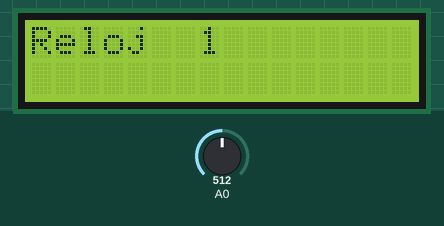
Bench run of a sketch on a simulated Arduino Uno, built with avr-gcc and run on an emulated ATmega328P. Shown: 16×2 character LCD. The test bench sets the inputs (shaded band); at power-on: A0 = 512.

Above: at 1.2 s.
1.3 s: A0 set to 542
3.5 s: A0 set to 565
At 5.6 s:
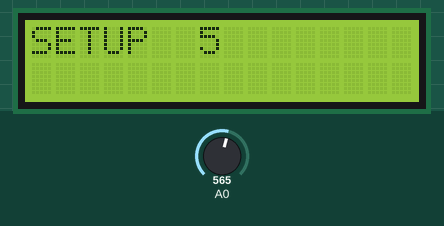
6.5 s: A0 set to 370
At 6.65 s:
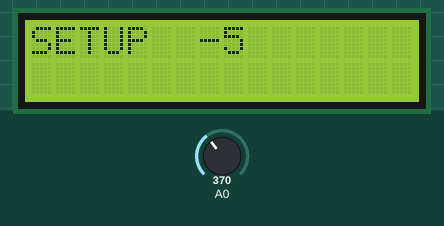

Measured:
- the behaviour switches between 554 and 555 on A0 (found by bisection; images 0 and 1)
- after the input at 3.5 s, the display: first changes at once (image 1 shows a later state)
- what the display in image 1 shows lasts 1.1 s, from 5.1 s to 6.2 s

The sketch:

main.ino
```cpp
/******************************************************************
* Programa: Ejemplo de uso del LCD Keypad Shield
*
* Objetivo:
*   Mostrar los aspectos básicos de funcionamiento del LCD Keypad Shield
*   Manejar una entrada analógica
*
* Aspectos a destacar:
*   -Lectura de la entrada analogica
*
* Versión: 0.3 del 5 de marzo de 2017
* Autor: Mauricio Dávila
* Revisión: -
*
* *******************************************************************/

#include "reloj.h"


/** \brief  Se invoca una sola vez cuando el programa empieza.
 *          Se utiliza para inicializar los modos de trabajo
 *          de los pines, el puerto serie, etc...
 * \param void
 * \return void
 */
void setup(void)
{
  setup_reloj(); // inicializo el reloj
  //setup_calefa(); // inicializo el reloj
  //setup_semaforo(); // inicializo el reloj
}


/** \brief  Contiene el programa que se ejecutará cíclicamente
 *
 * \param void
 * \return void
 */
void loop(void)
{
    loop_reloj();
    //loop_calefa();
    //loop_semaforo();
}
```

reloj.cpp
```cpp
#include "reloj.h"
#include "Arduino.h"
#include <LiquidCrystal.h>

#define FALSE 0
#define TRUE 1

#define RELOJ_STATE_NONE 0
#define RELOJ_STATE_SHOW 1
#define RELOJ_STATE_SETUP 2

#define btnRIGHT 0
#define btnUP 1
#define btnDOWN 2
#define btnLEFT 3
#define btnSELECT 4
#define btnNONE 5

static int minutos;
static int segundos;
static int minutosSetup;
static int segundosSetup;
static int state_reloj = RELOJ_STATE_NONE;
static int ultimoInc;
static int flagTimer10ms;
static int flagTimer100ms;
static int counterTimer100ms;
static int flagTimer500ms;
static int counterTimer500ms;
static int flagTimer1000ms;
static int counterTimer1000ms;

static LiquidCrystal lcd(8, 9, 4, 5, 6, 7);

/** \brief  Se invoca una sola vez cuando el programa empieza.
 *          Se utiliza para inicializar los modos de trabajo
 *          de los pines, el puerto serie, etc...
 * \param void
 * \return void
 */
void setup_reloj(void)
{
    minutos = 0;
    segundos = 0;
    state_reloj = RELOJ_STATE_SHOW;
    ultimoInc=0;
    flagTimer100ms = 0;
    counterTimer100ms = 0;
    flagTimer500ms = 0;
    counterTimer500ms = 0;
    flagTimer1000ms = 0;
    counterTimer1000ms = 0;
    lcd.begin(16, 2); // inicializo la biblioteca indicando 16 caracteres por 2 lineas
    Serial.begin(9600);

}

void incrementarCounter( int *flagTimer, int *counterTimer, int limit)
{
        int retorno = FALSE;
        if(*counterTimer < limit)
        {
            *counterTimer = *counterTimer + 10;
        }
        else
        {
            *flagTimer = TRUE;
            *counterTimer = 0;
        }
}

/** \brief  Incrementa los contadores
 *
 * \param void
 * \return void
 */
void tick_reloj()
{
    int actual = millis();
    if((actual - ultimoInc) >= 10)
    {
        flagTimer10ms = TRUE;
        ultimoInc = actual - ((actual - ultimoInc) - 10);
        incrementarCounter( &flagTimer100ms, &counterTimer100ms, 100);
        incrementarCounter( &flagTimer500ms, &counterTimer500ms, 500);
        incrementarCounter( &flagTimer1000ms, &counterTimer1000ms, 1000);
    }

}


/** \brief  Contiene el programa del reloj que se ejecutará cíclicamente
 *
 * \param void
 * \return void
 */

 /*
 #define RELOJ_STATE_NONE 0
#define RELOJ_STATE_SHOW 1
#define RELOJ_STATE_SETUP 2
 */
void loop_reloj(void)
{
      tick_reloj();
      if(flagTimer10ms)
      {
        int tecla = read_LCD_buttons();

        switch(tecla)
        {
            case btnSELECT:
                state_reloj = RELOJ_STATE_SETUP;
                minutosSetup = minutos;
                segundosSetup = segundos;

                break;
            case btnLEFT:
                state_reloj = RELOJ_STATE_SHOW;
                break;
             case btnUP:
                if(state_reloj == RELOJ_STATE_SETUP)
                {
                    segundosSetup++;
                }
                break;
            case btnDOWN:
                if(state_reloj == RELOJ_STATE_SETUP)
                {
                    segundosSetup--;
                }
                break;
        }

        flagTimer10ms = 0;
    }

    if(flagTimer100ms)
    {
        if(state_reloj == RELOJ_STATE_SHOW)
        {
            //mostrar setup
            lcd.setCursor(0,0);
            lcd.print("Reloj  ");
            lcd.print( segundos);
        }
        else if(state_reloj == RELOJ_STATE_SETUP)
        {
            //mostrar reloj
            lcd.setCursor(0,0);
            lcd.print("SETUP  ");
            lcd.print( segundosSetup);
        }

        flagTimer100ms = 0;
    }

    if(flagTimer500ms)
    {

        flagTimer500ms = 0;
    }

    if(flagTimer1000ms)
    {
        incrementarSegundos();
        flagTimer1000ms = 0;
    }

}

void incrementarSegundos()
{
        if(segundos<59)
        {
            segundos++;
        }
        else
        {
            segundos=0;
            if(minutos<59)
            {
                minutos++;
            }
            else
            {
                minutos = 0;
            }
        }

}

/** \brief  Realiza la lectura de la entrada analogica y determina según su valor
 *          a que botón hace referencia.
 * \param void
 * \return int: Que representa el botón pulsado
 */
int read_LCD_buttons(void)
{
  int lcd_key = btnNONE; // el valor inicial es NONE
  int adc_key_in = 0;
  adc_key_in = analogRead(0); // lectura de la entrada analogica

  if (adc_key_in > 1000)
    lcd_key = btnNONE;
  else if (adc_key_in < 50)
    lcd_key = btnRIGHT;
  else if (adc_key_in < 195)
    lcd_key = btnUP;
  else if (adc_key_in < 380)
    lcd_key = btnDOWN;
  else if (adc_key_in < 555)
    lcd_key = btnLEFT;
  else if (adc_key_in < 790)
    lcd_key = btnSELECT;

  return lcd_key;
}
```

reloj.h
```cpp
void setup_reloj(void);
void incrementarCounter(int *flagTimer, int *counterTimer, int limit);
void tick_reloj();
void loop_reloj(void);
int read_LCD_buttons(void);
void incrementarSegundos();
```
